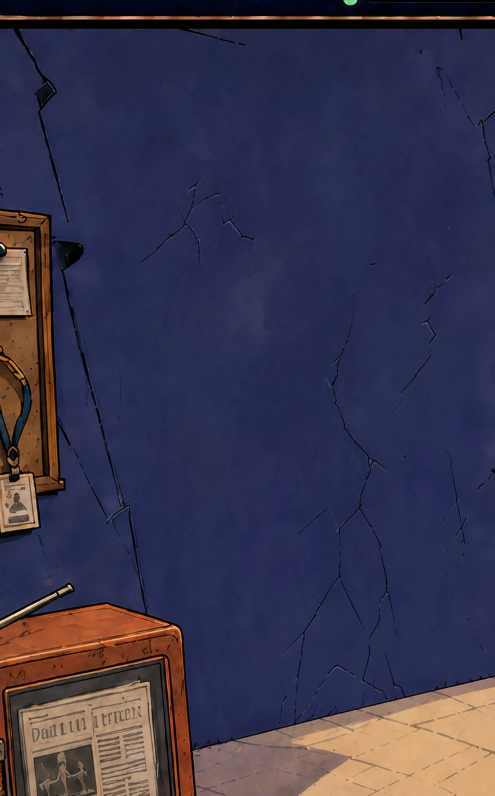
#> input picture tools/before-times-clean-patches/alchemy.webp, 989 x 1591 px, given in place of absurd-alchemy-concept-v1.png, which was not available (shown at 1/2 size)
$ python build-absurd-alchemy-plate.py
#> lines starting #> are read from the running program, lines starting #| are printed output that depends on the picture; pictures that were not available may be replaced by others from this repository, and a replacement may not be noted
#!/usr/bin/env python3
"""Build the Absurd Alchemy clean plate from the locked concept and screen patch."""

from pathlib import Path

from PIL import Image, ImageDraw, ImageFilter


ROOT = Path(__file__).resolve().parents[1]
BASE_PATH = ROOT / "images/before-times/absurd-alchemy-concept-v1.png"
PATCH_PATH = ROOT / "tools/before-times-clean-patches/alchemy-hero-screen-dark-v1.webp"
PNG_PATH = ROOT / "images/before-times/absurd-alchemy-clean-v1.png"
WEBP_PATH = ROOT / "images/before-times/absurd-alchemy-clean-v1.webp"

PATCH_BOX = (190, 110, 790, 470)
SCREEN_POLYGON = (
    (211, 145),
    (229, 125),
    (253, 119),
    (704, 132),
    (741, 145),
    (759, 168),
    (763, 410),
    (752, 438),
    (717, 456),
    (248, 452),
    (220, 438),
    (208, 411),
    (207, 171),
)


def main() -> None:
    base = Image.open(BASE_PATH).convert("RGB")
#> base is the input picture: PIL image 989x1591 RGB; mean R, G, B 57.6, 53.3, 77.2
    patch = Image.open(PATCH_PATH).convert("RGB")
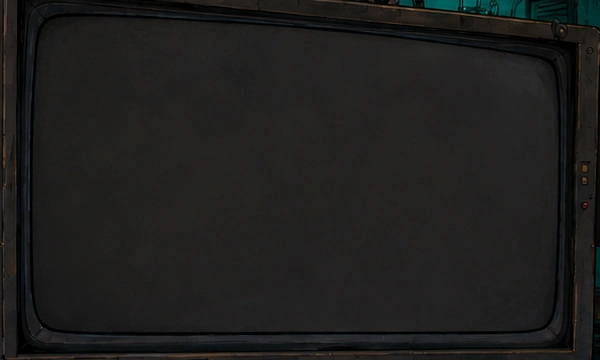
#> input picture tools/before-times-clean-patches/alchemy-hero-screen-dark-v1.webp, 600 x 360 px
#> patch is the input picture: PIL image 600x360 RGB; mean R, G, B 31, 30.7, 29.6
    if patch.size != (PATCH_BOX[2] - PATCH_BOX[0], PATCH_BOX[3] - PATCH_BOX[1]):
        raise ValueError(f"Unexpected screen patch size: {patch.size}")

    donor = base.copy()
    donor.paste(patch, PATCH_BOX[:2])
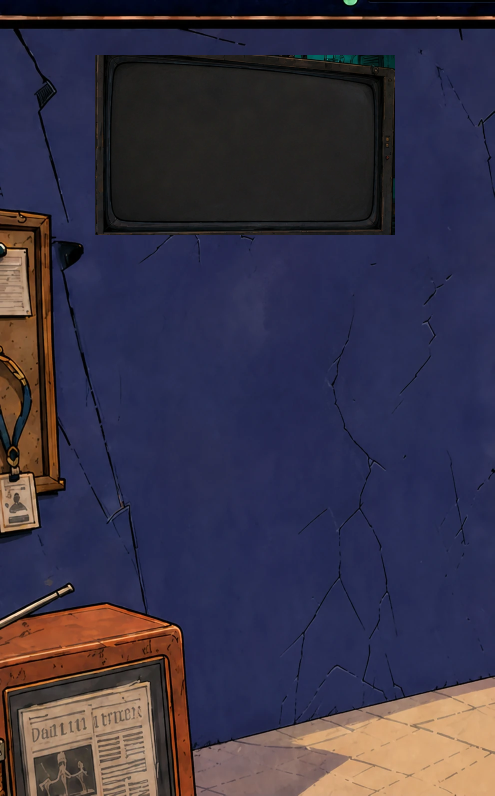
#> donor: PIL image 989x1591 RGB (shown at 1/2 size); mean R, G, B 56.6, 51.6, 70.3

    mask = Image.new("L", base.size, 0)
#> mask: PIL image 989x1591 L; every value is 0
    draw = ImageDraw.Draw(mask)
    draw.polygon(SCREEN_POLYGON, fill=255)
    mask = mask.filter(ImageFilter.GaussianBlur(1.6))
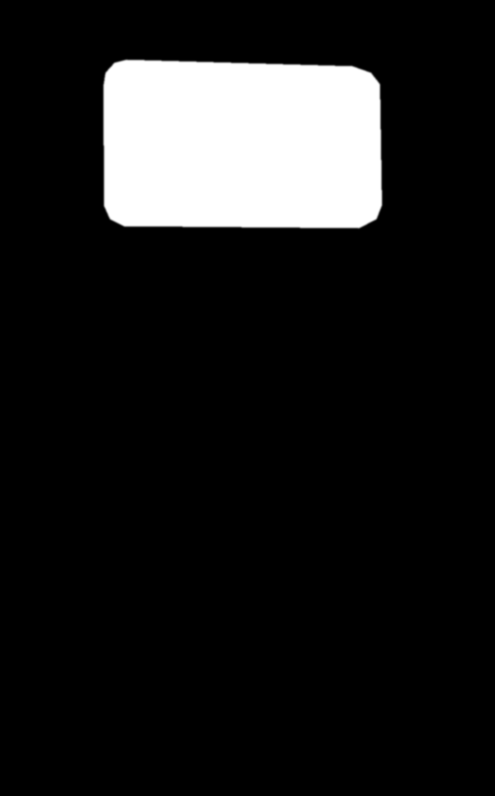
#> mask: PIL image 989x1591 L (shown at 1/2 size); min 0, max 255, mean 29.1

    clean = Image.composite(donor, base, mask)
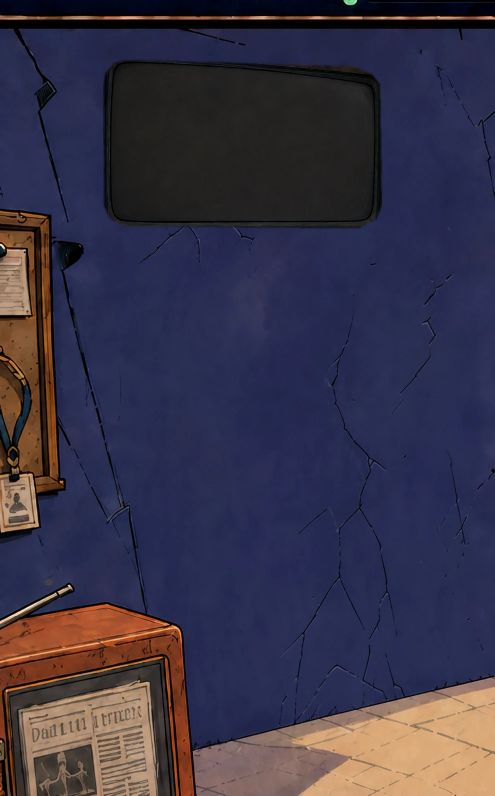
#> clean: PIL image 989x1591 RGB (shown at 1/2 size); mean R, G, B 56.8, 52, 71.6
    clean.save(PNG_PATH, optimize=True)
    clean.save(WEBP_PATH, "WEBP", quality=91, method=6)

    print(f"Wrote {PNG_PATH.relative_to(ROOT)}")
    print(f"Wrote {WEBP_PATH.relative_to(ROOT)}")


if __name__ == "__main__":
    main()
